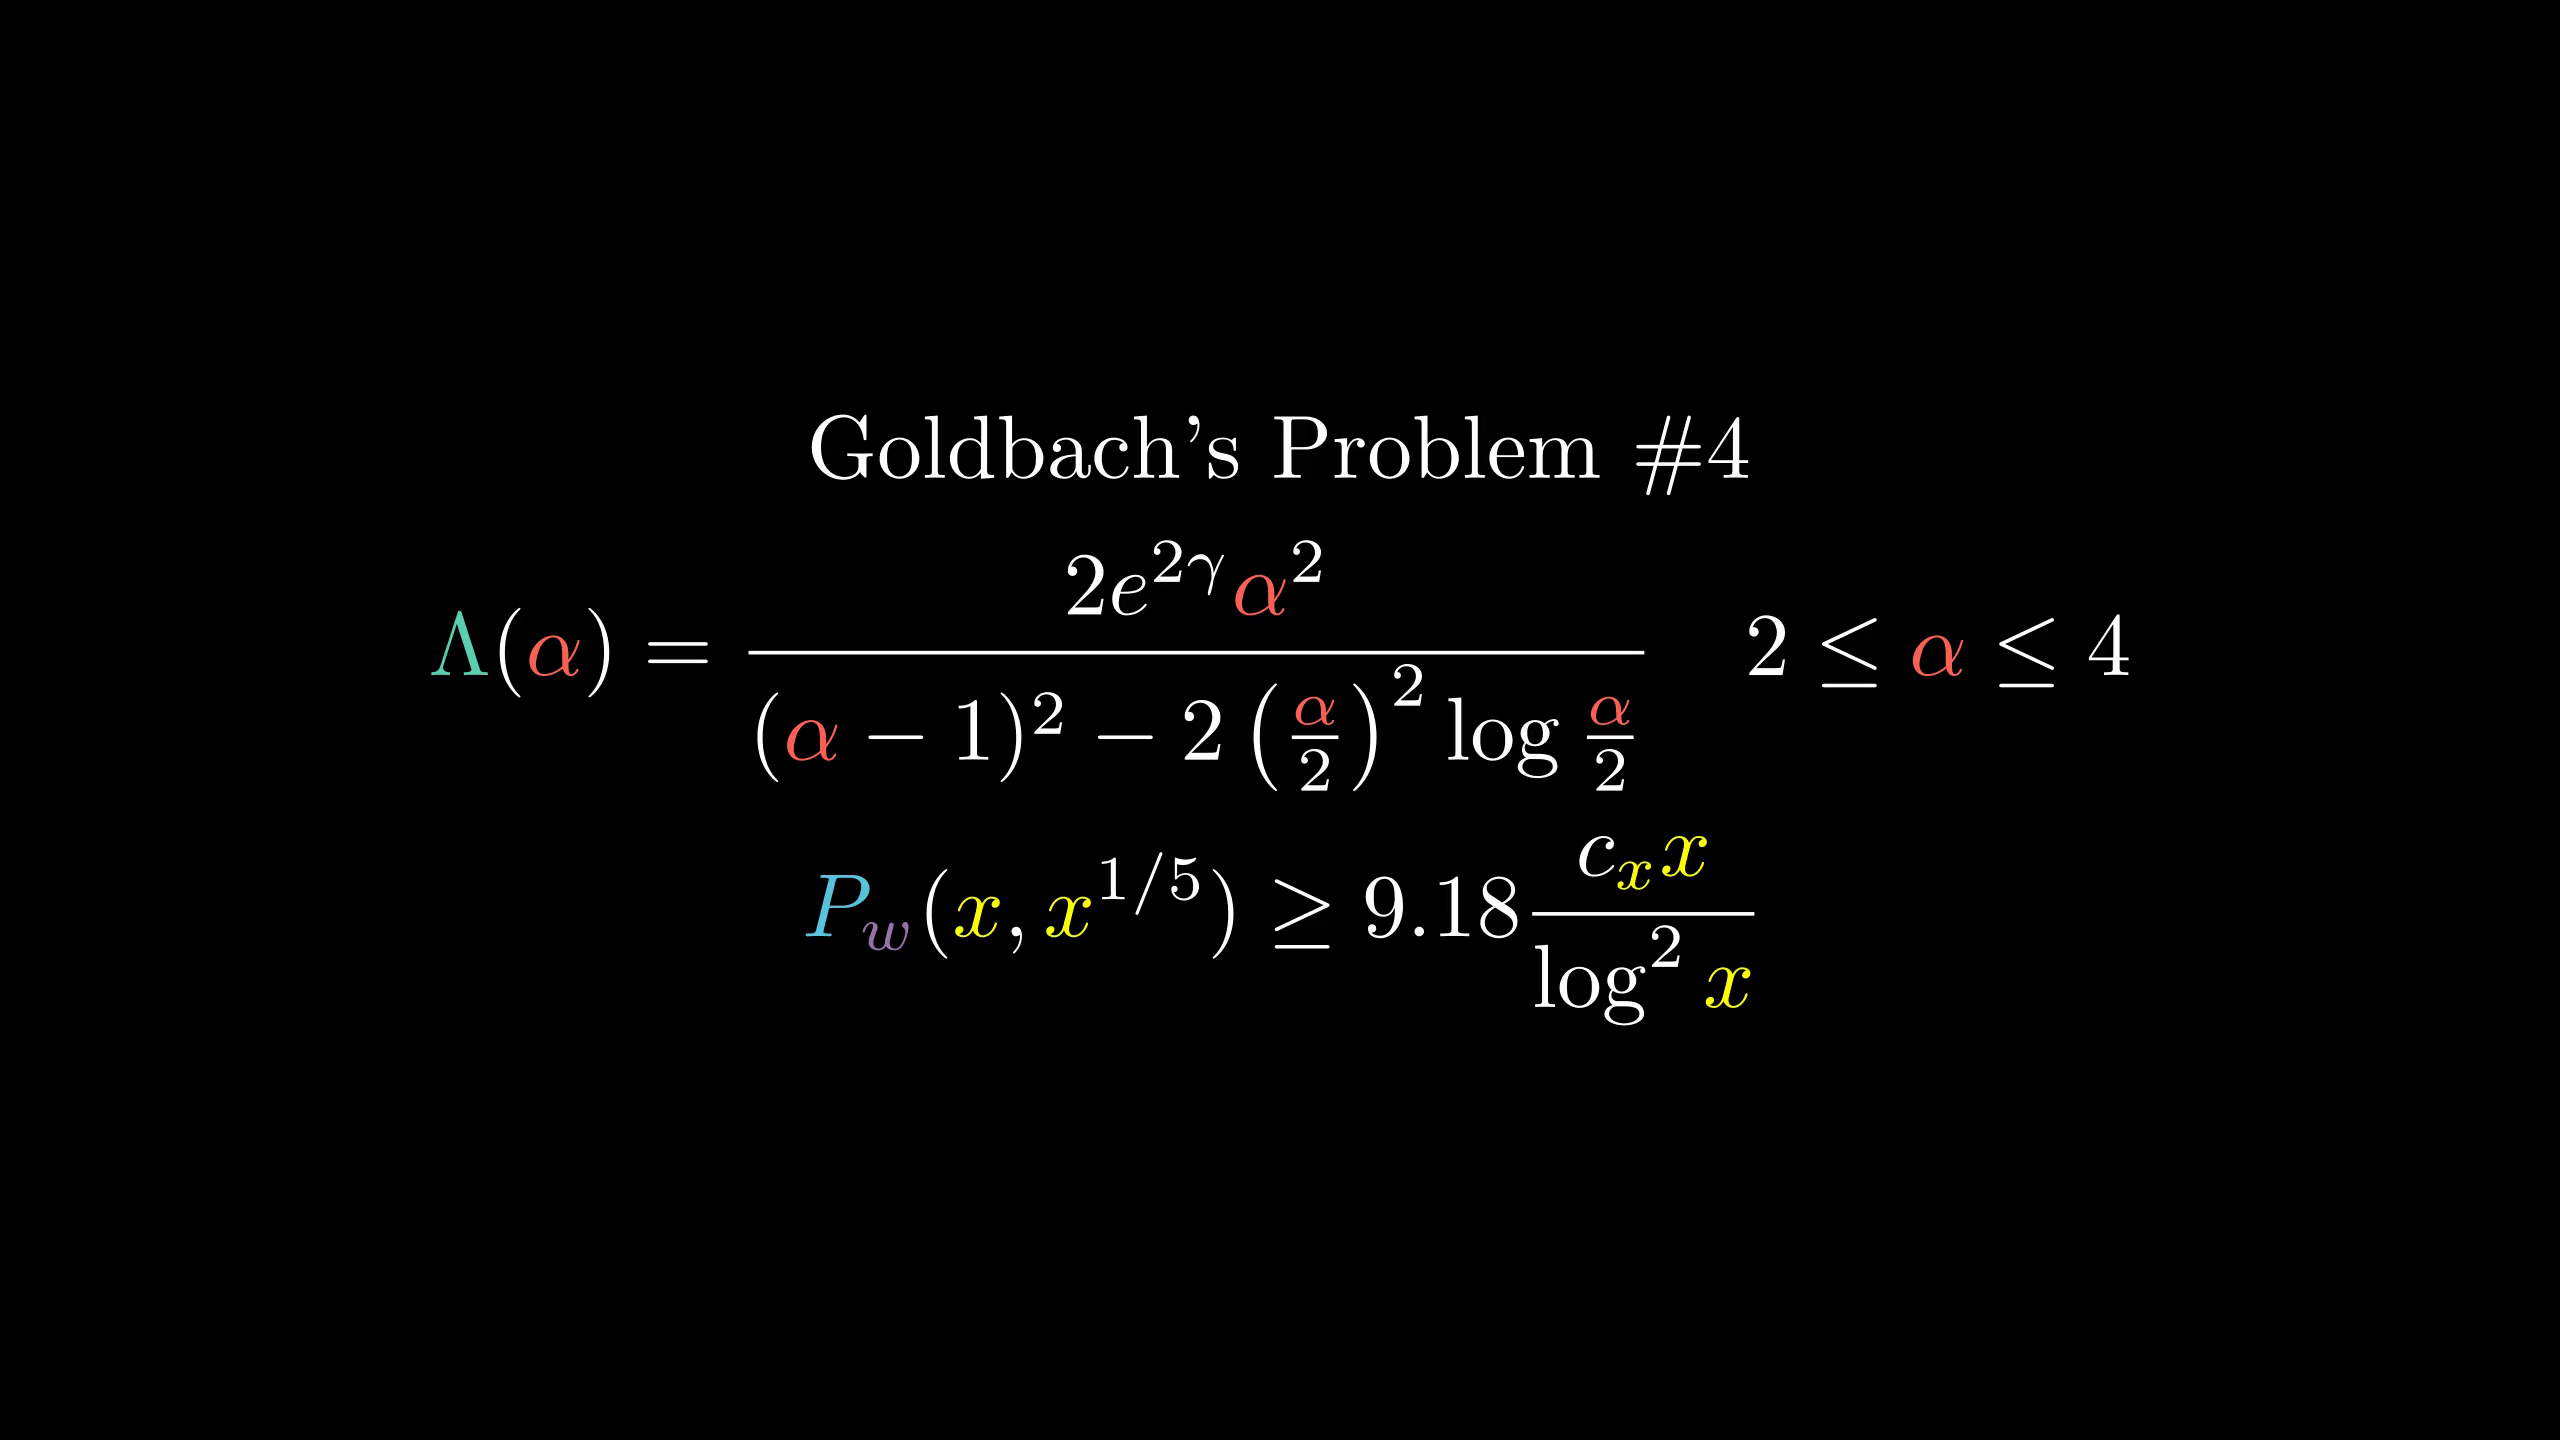

Here is the Python script that generated this plot:
from manimlib.imports import *

class FooScene(Scene):
    def construct(self):
        tit=TextMobject("Goldbach's Problem \#4")
        eqn=TexMobject(r"\Lambda(\alpha)={2e^{2\gamma}\alpha^2\over(\alpha-1)^2-2\left(\alpha\over2\right)^2\log{\alpha\over2}}\quad2\le\alpha\le4",
                tex_to_color_map={r"\Lambda":TEAL,r"\alpha":RED})
        eqn2=TexMobject(r"P_w({x},{x}^{1/5})\ge9.18{c_x{x}\over\log^2{x}}",
                tex_to_color_map={r"_w":PURPLE,"P":BLUE,
                    "{x}":YELLOW,"_x":YELLOW})
        self.add(VGroup(tit,eqn,eqn2).arrange(DOWN))
        self.wait()
